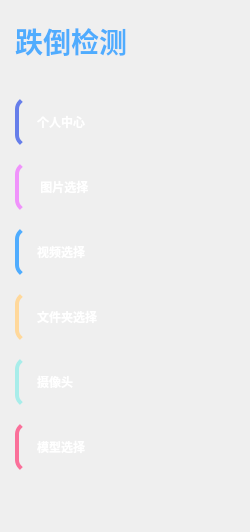
     <widget class="QWidget" name="collapse_widget" native="true">
      <property name="enabled">
       <bool>true</bool>
      </property>
      <property name="minimumSize">
       <size>
        <width>250</width>
        <height>0</height>
       </size>
      </property>
      <property name="maximumSize">
       <size>
        <width>250</width>
        <height>16777215</height>
       </size>
      </property>
      <property name="styleSheet">
       <string notr="true">background: qlineargradient(x1:0, y1:0, x2:0, y2:1,
                               stop:0 rgba(22, 33, 62, 0.95), 
                               stop:1 rgba(15, 52, 96, 0.95));
    border-radius: 18px; 
</string>
      </property>
      <layout class="QVBoxLayout" name="verticalLayout">
       <property name="spacing">
        <number>15</number>
       </property>
       <property name="leftMargin">
        <number>15</number>
       </property>
       <property name="topMargin">
        <number>20</number>
       </property>
       <property name="rightMargin">
        <number>15</number>
       </property>
       <property name="bottomMargin">
        <number>20</number>
       </property>
       <item>
        <layout class="QHBoxLayout" name="titleLayout">
         <item>
          <widget class="QLabel" name="title_label">
           <property name="styleSheet">
            <string notr="true">    font-size: 28px; 
    font-weight: 800; 
    color: #4facfe;
    text-shadow: 0 0 20px rgba(79, 172, 254, 0.8);</string>
           </property>
           <property name="text">
            <string>跌倒检测</string>
           </property>
          </widget>
         </item>
         <item>
          <spacer name="horizontalSpacer_title">
           <property name="orientation">
            <enum>Qt::Horizontal</enum>
           </property>
           <property name="sizeHint" stdset="0">
            <size>
             <width>40</width>
             <height>20</height>
            </size>
           </property>
          </spacer>
         </item>
         <item>
          <widget class="QPushButton" name="toggle_btn">
           <property name="maximumSize">
            <size>
             <width>32</width>
             <height>32</height>
            </size>
           </property>
           <property name="font">
            <font>
             <pointsize>-1</pointsize>
             <weight>75</weight>
             <bold>true</bold>
            </font>
           </property>
           <property name="styleSheet">
            <string notr="true">QPushButton {
    background: qlineargradient(x1:0, y1:0, x2:1, y2:1,
                               stop:0 #4facfe, stop:0.5 #00f2fe, stop:1 #4facfe);
    color: white;
    border: none;
    border-radius: 16px;
    font-size: 18px;
    font-weight: bold;
}
QPushButton:hover {
    background: qlineargradient(x1:0, y1:0, x2:1, y2:1,
                               stop:0 #00f2fe, stop:0.5 #4facfe, stop:1 #00f2fe);
}</string>
           </property>
           <property name="text">
            <string/>
           </property>
           <property name="icon">
            <iconset>
             <normaloff>icon/close.png</normaloff>icon/close.png</iconset>
           </property>
           <property name="iconSize">
            <size>
             <width>16</width>
             <height>16</height>
            </size>
           </property>
           <property name="checkable">
            <bool>false</bool>
           </property>
           <property name="default">
            <bool>false</bool>
           </property>
           <property name="flat">
            <bool>false</bool>
           </property>
          </widget>
         </item>
        </layout>
       </item>
       <item>
        <spacer name="verticalSpacer_3">
         <property name="orientation">
          <enum>Qt::Vertical</enum>
         </property>
         <property name="sizeType">
          <enum>QSizePolicy::Fixed</enum>
         </property>
         <property name="sizeHint" stdset="0">
          <size>
           <width>20</width>
           <height>20</height>
          </size>
         </property>
        </spacer>
       </item>
       <item>
        <widget class="QPushButton" name="btnUser">
         <property name="minimumSize">
          <size>
           <width>0</width>
           <height>50</height>
          </size>
         </property>
         <property name="styleSheet">
          <string notr="true">QPushButton {
   background: qlineargradient(x1:0, y1:0, x2:1, y2:1,
                               stop:0 rgba(102, 126, 234, 0.9), 
                               stop:0.5 rgba(118, 75, 162, 0.9), 
                               stop:1 rgba(102, 126, 234, 0.9));
    color: white;
    border: none;
    text-align: left;
    padding: 14px 18px;
    border-left: 4px solid #667eea;
    border-radius: 12px;
    font-weight: 600;
}
QPushButton:hover {
   background: qlineargradient(x1:0, y1:0, x2:1, y2:1,
                               stop:0 rgba(118, 75, 162, 0.9), 
                               stop:0.5 rgba(102, 126, 234, 0.9), 
                               stop:1 rgba(118, 75, 162, 0.9));
}
QPushButton[iconMode=&quot;true&quot;] {
    padding: 12px 5px;
    text-align: center;
    min-width: 60px;
    max-width: 60px;
}
QPushButton[iconMode=&quot;true&quot;]:hover::after {
    content: attr(tooltip);
    position: absolute;
    left: 70px;
    top: 50%;
    background: rgba(0, 0, 0, 0.8);
    color: white;
    padding: 5px 10px;
    border-radius: 4px;
    font-size: 12px;
    white-space: nowrap;
    z-index: 1000;
}</string>
         </property>
         <property name="text">
          <string>个人中心</string>
         </property>
         <property name="icon">
          <iconset>
           <normaloff>icon/user.png</normaloff>icon/user.png</iconset>
         </property>
         <property name="iconSize">
          <size>
           <width>20</width>
           <height>20</height>
          </size>
         </property>
        </widget>
       </item>
       <item>
        <widget class="QPushButton" name="btnImage">
         <property name="minimumSize">
          <size>
           <width>0</width>
           <height>50</height>
          </size>
         </property>
         <property name="styleSheet">
          <string notr="true">QPushButton {
   background: qlineargradient(x1:0, y1:0, x2:1, y2:1,
                               stop:0 rgba(240, 147, 251, 0.9), 
                               stop:0.5 rgba(245, 87, 108, 0.9), 
                               stop:1 rgba(240, 147, 251, 0.9));
    color: white;
    border: none;
    text-align: left;
    padding: 14px 18px;
    border-left: 4px solid #f093fb;
    border-radius: 12px;
    font-weight: 600;
}
QPushButton:hover {
    background: qlineargradient(x1:0, y1:0, x2:1, y2:1,
                               stop:0 rgba(245, 87, 108, 0.9), 
                               stop:0.5 rgba(240, 147, 251, 0.9), 
                               stop:1 rgba(245, 87, 108, 0.9));
}
QPushButton[iconMode=&quot;true&quot;] {
    padding: 12px 5px;
    text-align: center;
    min-width: 60px;
    max-width: 60px;
}
QPushButton[iconMode=&quot;true&quot;]:hover::after {
    content: attr(tooltip);
    position: absolute;
    left: 70px;
    top: 50%;
    background: rgba(0, 0, 0, 0.8);
    color: white;
    padding: 5px 10px;
    border-radius: 4px;
    font-size: 12px;
    white-space: nowrap;
    z-index: 1000;
}</string>
         </property>
         <property name="text">
          <string> 图片选择</string>
         </property>
         <property name="icon">
          <iconset>
           <normaloff>icon/image.png</normaloff>icon/image.png</iconset>
         </property>
         <property name="iconSize">
          <size>
           <width>20</width>
           <height>20</height>
          </size>
         </property>
        </widget>
       </item>
       <item>
        <widget class="QPushButton" name="btnVideo">
         <property name="minimumSize">
          <size>
           <width>0</width>
           <height>50</height>
          </size>
         </property>
         <property name="styleSheet">
          <string notr="true">QPushButton {
   background: qlineargradient(x1:0, y1:0, x2:1, y2:1,
                               stop:0 rgba(79, 172, 254, 0.9), 
                               stop:0.5 rgba(0, 242, 254, 0.9), 
                               stop:1 rgba(79, 172, 254, 0.9));
    color: white;
    border: none;
    text-align: left;
    padding: 14px 18px;
    border-left: 4px solid #4facfe;
    border-radius: 12px;
    font-weight: 600;
}
QPushButton:hover {
    background: qlineargradient(x1:0, y1:0, x2:1, y2:1,
                               stop:0 rgba(0, 242, 254, 0.9), 
                               stop:0.5 rgba(79, 172, 254, 0.9), 
                               stop:1 rgba(0, 242, 254, 0.9));
}
QPushButton[iconMode=&quot;true&quot;] {
    padding: 12px 5px;
    text-align: center;
    min-width: 60px;
    max-width: 60px;
}
QPushButton[iconMode=&quot;true&quot;]:hover::after {
    content: attr(tooltip);
    position: absolute;
    left: 70px;
    top: 50%;
    background: rgba(0, 0, 0, 0.8);
    color: white;
    padding: 5px 10px;
    border-radius: 4px;
    font-size: 12px;
    white-space: nowrap;
    z-index: 1000;
}</string>
         </property>
         <property name="text">
          <string>视频选择</string>
         </property>
         <property name="icon">
          <iconset>
           <normaloff>icon/video.png</normaloff>icon/video.png</iconset>
         </property>
         <property name="iconSize">
          <size>
           <width>20</width>
           <height>20</height>
          </size>
         </property>
        </widget>
       </item>
       <item>
        <widget class="QPushButton" name="btnFolder">
         <property name="minimumSize">
          <size>
           <width>0</width>
           <height>50</height>
          </size>
         </property>
         <property name="styleSheet">
          <string notr="true">QPushButton {
    background: qlineargradient(x1:0, y1:0, x2:1, y2:1,
                               stop:0 rgba(255, 216, 155, 0.9), 
                               stop:0.5 rgba(255, 154, 86, 0.9), 
                               stop:1 rgba(255, 216, 155, 0.9));
    color: white;
    border: none;
    text-align: left;
    padding: 14px 18px;
    border-left: 4px solid #ffd89b;
    border-radius: 12px;
    font-weight: 600;
}
QPushButton:hover {
   background: qlineargradient(x1:0, y1:0, x2:1, y2:1,
                               stop:0 rgba(255, 154, 86, 0.9), 
                               stop:0.5 rgba(255, 216, 155, 0.9), 
                               stop:1 rgba(255, 154, 86, 0.9));
}
QPushButton[iconMode=&quot;true&quot;] {
    padding: 12px 5px;
    text-align: center;
    min-width: 60px;
    max-width: 60px;
}
QPushButton[iconMode=&quot;true&quot;]:hover::after {
    content: attr(tooltip);
    position: absolute;
    left: 70px;
    top: 50%;
    background: rgba(0, 0, 0, 0.8);
    color: white;
    padding: 5px 10px;
    border-radius: 4px;
    font-size: 12px;
    white-space: nowrap;
    z-index: 1000;
}</string>
         </property>
         <property name="text">
          <string>文件夹选择</string>
         </property>
         <property name="icon">
          <iconset>
           <normaloff>icon/folder.png</normaloff>icon/folder.png</iconset>
         </property>
         <property name="iconSize">
          <size>
           <width>20</width>
           <height>20</height>
          </size>
         </property>
        </widget>
       </item>
       <item>
        <widget class="QPushButton" name="drawer_buttons">
         <property name="minimumSize">
          <size>
           <width>0</width>
           <height>50</height>
          </size>
         </property>
         <property name="styleSheet">
          <string notr="true">QPushButton {
    background: qlineargradient(x1:0, y1:0, x2:1, y2:1,
                               stop:0 rgba(168, 237, 234, 0.9), 
                               stop:0.5 rgba(254, 214, 227, 0.9), 
                               stop:1 rgba(168, 237, 234, 0.9));
    color: white;
    border: none;
    text-align: left;
    padding: 14px 18px;
    border-left: 4px solid #a8edea;
    border-radius: 12px;
    font-weight: 600;
}
QPushButton:hover {
   background: qlineargradient(x1:0, y1:0, x2:1, y2:1,
                               stop:0 rgba(254, 214, 227, 0.9), 
                               stop:0.5 rgba(168, 237, 234, 0.9), 
                               stop:1 rgba(254, 214, 227, 0.9));
}
QPushButton[iconMode=&quot;true&quot;] {
    padding: 12px 5px;
    text-align: center;
    min-width: 60px;
    max-width: 60px;
}
QPushButton[iconMode=&quot;true&quot;]:hover::after {
    content: attr(tooltip);
    position: absolute;
    left: 70px;
    top: 50%;
    background: rgba(0, 0, 0, 0.8);
    color: white;
    padding: 5px 10px;
    border-radius: 4px;
    font-size: 12px;
    white-space: nowrap;
    z-index: 1000;
}</string>
         </property>
         <property name="text">
          <string>摄像头</string>
         </property>
         <property name="icon">
          <iconset>
           <normaloff>icon/camera.png</normaloff>icon/camera.png</iconset>
         </property>
         <property name="iconSize">
          <size>
           <width>20</width>
           <height>20</height>
          </size>
         </property>
        </widget>
       </item>
       <item>
        <widget class="QPushButton" name="btnModel">
         <property name="minimumSize">
          <size>
           <width>0</width>
           <height>50</height>
          </size>
         </property>
         <property name="styleSheet">
          <string notr="true">QPushButton {
    background: qlineargradient(x1:0, y1:0, x2:1, y2:1,
                               stop:0 rgba(250, 112, 154, 0.9), 
                               stop:0.5 rgba(254, 225, 64, 0.9), 
                               stop:1 rgba(250, 112, 154, 0.9));
    color: white;
    border: none;
    text-align: left;
    padding: 14px 18px;
    border-left: 4px solid #fa709a;
    border-radius: 12px;
    font-weight: 600;
}
QPushButton:hover {
   background: qlineargradient(x1:0, y1:0, x2:1, y2:1,
                               stop:0 rgba(254, 225, 64, 0.9), 
                               stop:0.5 rgba(250, 112, 154, 0.9), 
                               stop:1 rgba(254, 225, 64, 0.9));
}
QPushButton[iconMode=&quot;true&quot;] {
    padding: 12px 5px;
    text-align: center;
    min-width: 60px;
    max-width: 60px;
}
QPushButton[iconMode=&quot;true&quot;]:hover::after {
    content: attr(tooltip);
    position: absolute;
    left: 70px;
    top: 50%;
    background: rgba(0, 0, 0, 0.8);
    color: white;
    padding: 5px 10px;
    border-radius: 4px;
    font-size: 12px;
    white-space: nowrap;
    z-index: 1000;
}</string>
         </property>
         <property name="text">
          <string>模型选择</string>
         </property>
         <property name="icon">
          <iconset>
           <normaloff>icon/robot.png</normaloff>icon/robot.png</iconset>
         </property>
         <property name="iconSize">
          <size>
           <width>20</width>
           <height>20</height>
          </size>
         </property>
        </widget>
       </item>
       <item>
        <spacer name="verticalSpacer">
         <property name="orientation">
          <enum>Qt::Vertical</enum>
         </property>
         <property name="sizeHint" stdset="0">
          <size>
           <width>20</width>
           <height>40</height>
          </size>
         </property>
        </spacer>
       </item>
      </layout>
      <zorder>btnImage</zorder>
      <zorder>btnVideo</zorder>
      <zorder>drawer_buttons</zorder>
      <zorder>btnModel</zorder>
      <zorder>btnFolder</zorder>
      <zorder>btnUser</zorder>
     </widget>
